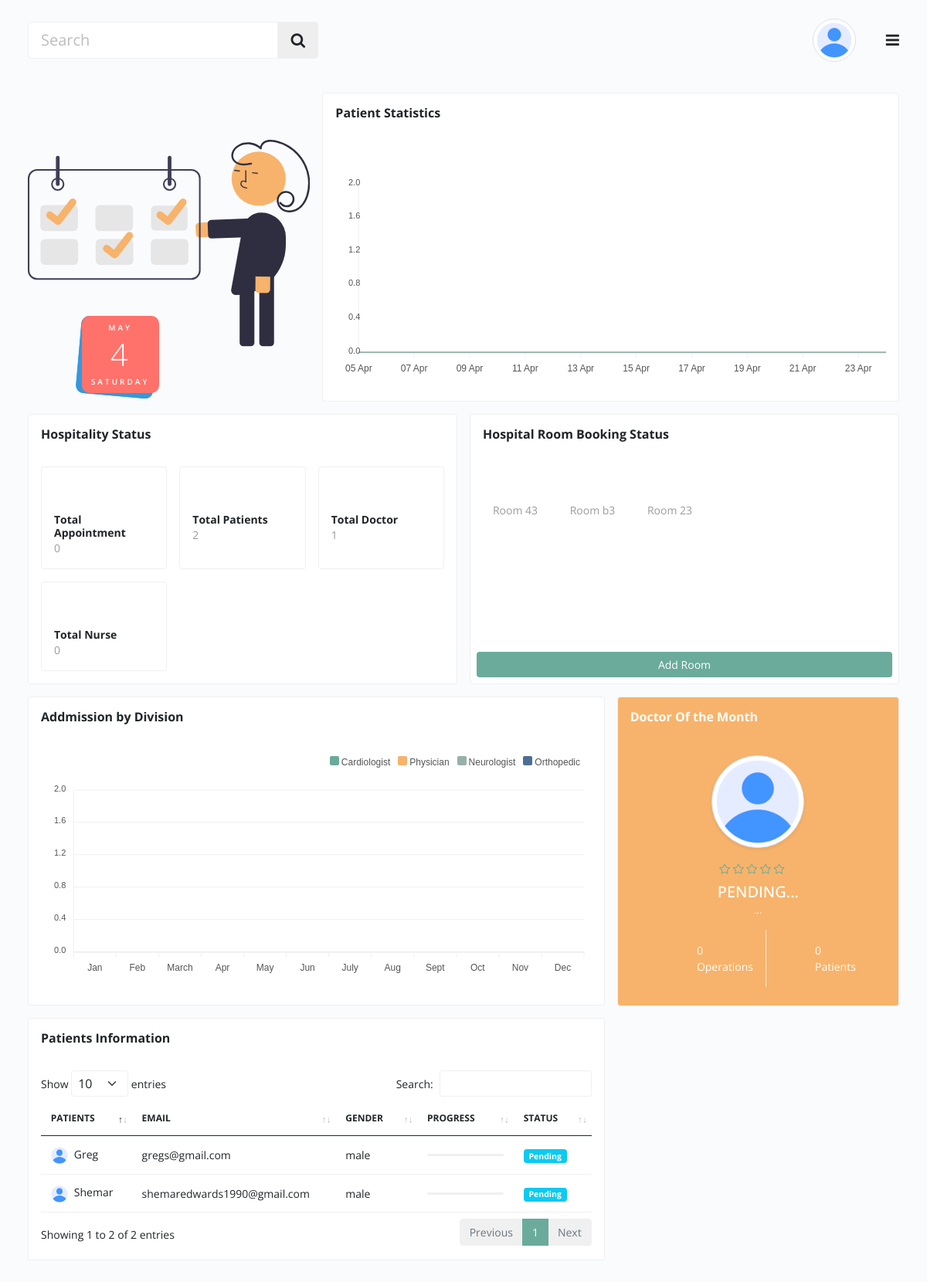
The page /index on the database as committed earlier.
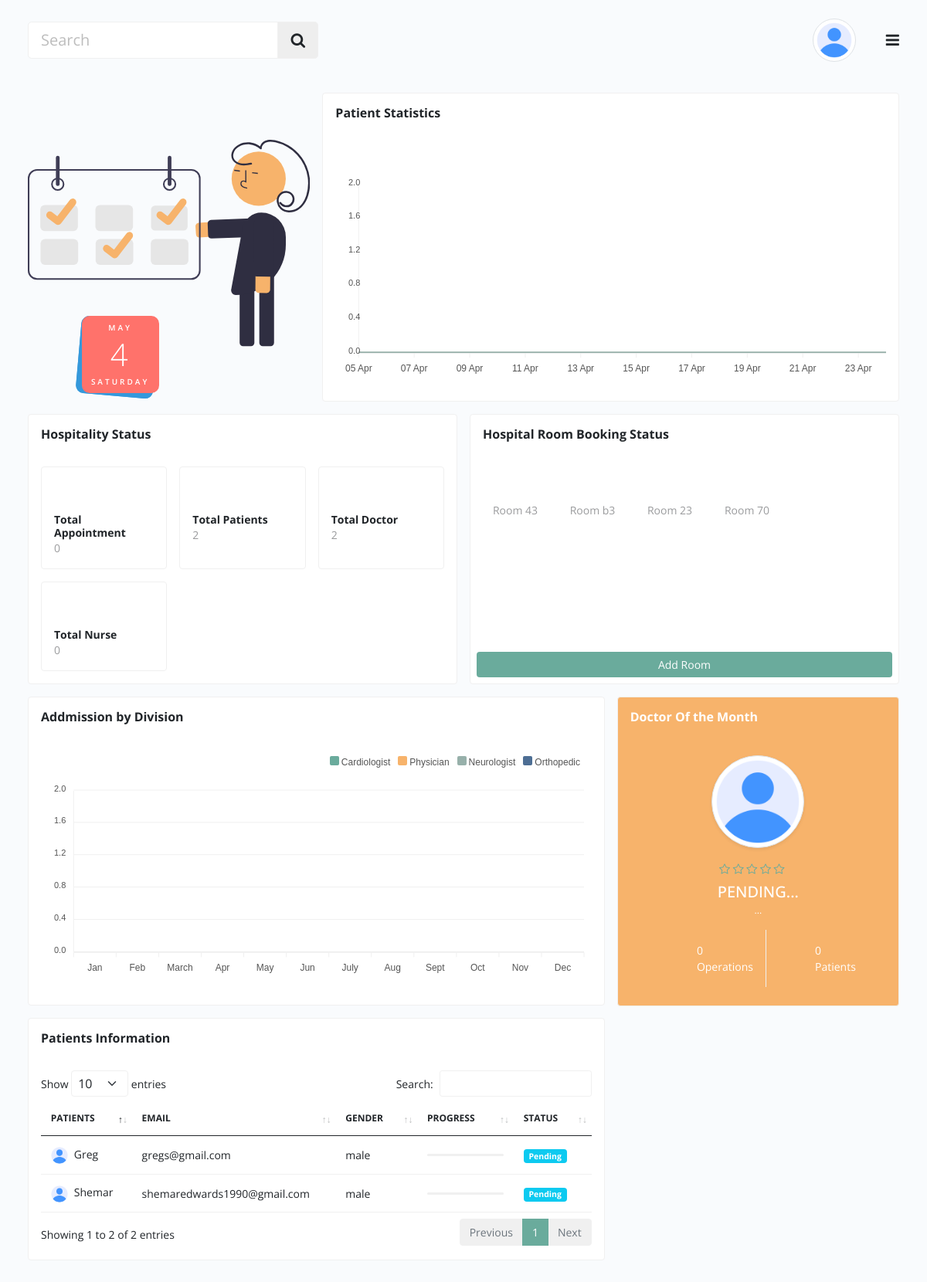
The same page on the database as committed later.
### tables this page shows
CREATE TABLE rooms (
    id INTEGER PRIMARY KEY AUTOINCREMENT,
    room_id TEXT NOT NULL,
    is_occupied BOOLEAN DEFAULT false,
    is_enabled BOOLEAN DEFAULT true
);

CREATE TABLE users (
    id INTEGER PRIMARY KEY AUTOINCREMENT,
    dob TEXT NOT NULL,
    first_name TEXT NOT NULL,
    last_name TEXT NOT NULL,
    user_role TEXT NOT NULL,
    email TEXT NOT NULL UNIQUE,
    gender TEXT NOT NULL,
    phone_number TEXT NOT NULL,
    passcode TEXT NOT NULL
);

### app.py (the view)
@app.route("/index")
def index():
    db = get_db()
    users = db.execute("SELECT * FROM users").fetchall()
    data = {'patients': 0, 'doctors': 0, 'nurses': 0, 'doctors_data':[], 'patients_data': [], 'rooms':db.execute("SELECT * FROM rooms").fetchall()}
    for user in users:
        if user['user_role'] == 'DOCTOR':
            data['doctors']+=1
            data['doctors_data'].append(user)
        elif user['user_role'] == 'NURSE':
            data['nurses']+=1
        elif user['user_role'] == 'PATIENT':
            data['patients']+=1
            data['patients_data'].append(user)
    return render_template("index.html", data=data)

### api_routes/api_auth.py (called while the page is built)
@bp.before_app_request
def load_logged_in_user():
    user_id = session.get('user_id')
    if user_id is None:
        g.user = None
    else:
        g.user = get_db().execute(
            'SELECT * FROM users WHERE id = ?', (user_id,)
        ).fetchone()

### db.py (called while the page is built)
def dict_factory(cursor, row):
    d = {}
    for idx, col in enumerate(cursor.description):
        d[col[0]] = row[idx]
    return d

def get_db():
    if 'db' not in g:
        g.db = sqlite3.connect(
            'database.db',
            detect_types=sqlite3.PARSE_DECLTYPES
        )
        g.db.row_factory = dict_factory
    return g.db

### templates/index.html (shortened to what the changed rows need)
{% extends 'base.html' %}
{% block content %}
<div class="main px-lg-4 px-md-4">
    <div class="body d-flex py-3">
        <div class="container-xxl">
            {% if g.user.user_role != 'PATIENT' %}
            <div class="row g-3 mb-3 row-deck">
                <div class="col-lg-12 col-xl-6">
                    <div class="card">
                        <div class="card-header py-3 d-flex justify-content-between bg-transparent border-bottom-0">
                            <h6 class="mb-0 fw-bold ">Hospitality Status</h6>
                        </div>
                        <div class="card-body">
                            <div class="row g-3 row-deck">
                                <div class="col-md-4 col-sm-6">
                                    <div class="card">
                                        <div class="card-body ">
                                            <i class="icofont-patient-file fs-3 text-secondary"></i>
                                            <h6 class="mt-3 mb-0 fw-bold small-14">Total Appointment</h6>
                                            <span id="sum_appointments" class="text-muted">0</span>
                                        </div>
                                    </div>
                                </div>
                                <div class="col-md-4 col-sm-6">
                                    <div class="card">
                                        <div class="card-body ">
                                            <i class="icofont-crutch fs-3 color-lightblue"></i>
                                            <h6 class="mt-3 mb-0 fw-bold small-14">Total Patients</h6>
                                            <span id="sum_patients" class="text-muted">{{data.patients}}</span>
                                        </div>
                                    </div>
                                </div>
                                <div class="col-md-4 col-sm-6">
                                    <div class="card">
                                        <div class="card-body ">
                                            <i class="icofont-doctor-alt fs-3 color-lavender-purple"></i>
                                            <h6 class="mt-3 mb-0 fw-bold small-14">Total Doctor</h6>
                                            <span id="sum_doctors" class="text-muted">{{data.doctors}}</span>
                                        </div>
                                    </div>
                                </div>
                                <div class="col-md-4 col-sm-6">
                                    <div class="card">
                                        <div class="card-body ">
                                            <i class="icofont-nurse-alt fs-3 color-light-success"></i>
                                            <h6 class="mt-3 mb-0 fw-bold small-14">Total Nurse </h6>
                                            <span  id="sum_nurses" class="text-muted">{{data.nurses}}</span>
                                        </div>
                                    </div>
                                </div>
                            </div>
                        </div>
                    </div>
                </div>
                <div class="col-lg-12 col-xl-6">
                    <div class="card">
                        <div class="card-header py-3 d-flex  bg-transparent border-bottom-0">
                            <h6 class="mb-0 fw-bold ">Hospital Room Booking Status</h6>
                        </div>
                        <div class="card-body">
                            <div class="room_book">
                                <div class="row row-cols-2 row-cols-sm-4 row-cols-md-6 row-cols-lg-6 g-3">
                                    {% for room in data.rooms %}
                                        <div class="room col">
                                            <label for={{room.id}}><i class="icofont-patient-bed fs-2"></i><span class="text-muted">{{room.room_id}}</span></label>
                                        </div>
                                    {% endfor %}
                                </div>
                            </div>
                        </div>
                        <button data-bs-toggle="modal" data-bs-target="#exampleModalLive" class="btn btn-primary border-0 rounded m-2">Add Room</button>
                    </div>
                </div>
            </div>
            <div class="row g-3 mb-3">
                <div class="col-xl-8 col-lg-12 flex-column">
                    <div class="card mb-3">
                        <div class="card-header py-3 d-flex justify-content-between bg-transparent border-bottom-0">
                            <h6 class="mb-0 fw-bold ">Addmission by Division</h6>
                        </div>
                        <div class="card-body">
                            <div id="hiringsources"></div>
                        </div>
                    </div>
                    <div class="card">
                        <div class="card-header py-3 d-flex justify-content-between bg-transparent border-bottom-0">
                            <h6 class="mb-0 fw-bold ">Patients Information</h6>
                        </div>
                        <div class="card-body">
                            <table id="myDataTable" class="table table-hover align-middle mb-0" style="width: 100%;">
                                <thead>
                                    <tr>
                                        <th>Patients</th>
                                        <th>Email</th>
                                        <th>Gender</th>
                                        <th>Progress</th>
                                        <th>Status</th>
                                    </tr>
                                </thead>
                                <tbody>
                                    {% for user in data.patients_data %}
                                    <tr>
                                        <td><img src="{{url_for('static', filename='assets/images/profile.png')}}" class="avatar sm rounded-circle me-2" alt="profile-image"><span>{{user.first_name}} </span></td>
                                        <td>{{user.email}}</td>
                                        <td>{{user.gender}}</td>
                                        <td>
                                            <div class="progress" style="height: 3px;">
                                            </div>
                                        </td>
                                        <td><span class="badge bg-info">Pending</span></td>
                                    </tr>
                                    {% endfor %}
                                </tbody>
                            </table>
                        </div>
                    </div>
                </div>
                <div class="col-xl-4 col-lg-12 flex-column">
                    <div class="card bg-secondary position-relative">
                        <div class="card-header py-3 d-flex justify-content-between bg-transparent border-bottom-0">
                            <h6 class="mb-0 fw-bold text-white ">Doctor Of the Month</h6>
                        </div>
                        <div class="card-body text-center p-4 text-white">
                            <img src="{{url_for('static', filename='assets/images/profile.png')}}" alt="" class="rounded-circle mb-3 img-thumbnail avatar xl shadow-sm">
                            <div class="d-flex align-items-center justify-content-center">
                                <span class="mb-2 me-3">
                                    <a href="#" class="rating-link active"><i class="bi bi-star text-primary"></i></a>
                                    <a href="#" class="rating-link active"><i class="bi bi-star text-primary"></i></a>
                                    <a href="#" class="rating-link active"><i class="bi bi-star text-primary"></i></a>
                                    <a href="#" class="rating-link active"><i class="bi bi-star text-primary"></i></a>
                                    <a href="#" class="rating-link active"><i class="bi bi-star text-primary"></i></a>
                                </span>
                            </div>
                            <h5 class="mb-0">PENDING...</h5><span class="small">...</span>
                            <div class="d-flex justify-content-center pt-3">
                                <div class="opration d-flex justify-content-start align-content-center p-3">
                                    <i class="icofont-operation-theater fs-1"></i>
                                    <div class="opt_ineer text-start ps-3">
                                        <span class="d-block">0</span>
                                        <span class="d-block">Operations</span>
                                    </div>
                                </div>
                                <div class="pations-visit d-flex justify-content-start align-content-center p-3 border-start">
                                    <i class="icofont-crutch fs-1"></i>
                                    <div class="opt_ineer text-start ps-3">
                                        <span class="d-block">0</span>
                                        <span class="d-block">Patients</span>
                                    </div>
                                </div>
                            </div>
                        </div>
                    </div>
                </div>
            </div>
            {% endif %}
        </div>
    </div>
</div>
{% endblock %}

Rows that differ between the two databases and show on the page:
added rooms: room_id "Room 70"
Other text that changed with them:
{{ data.doctors }}: "1" → "2"
